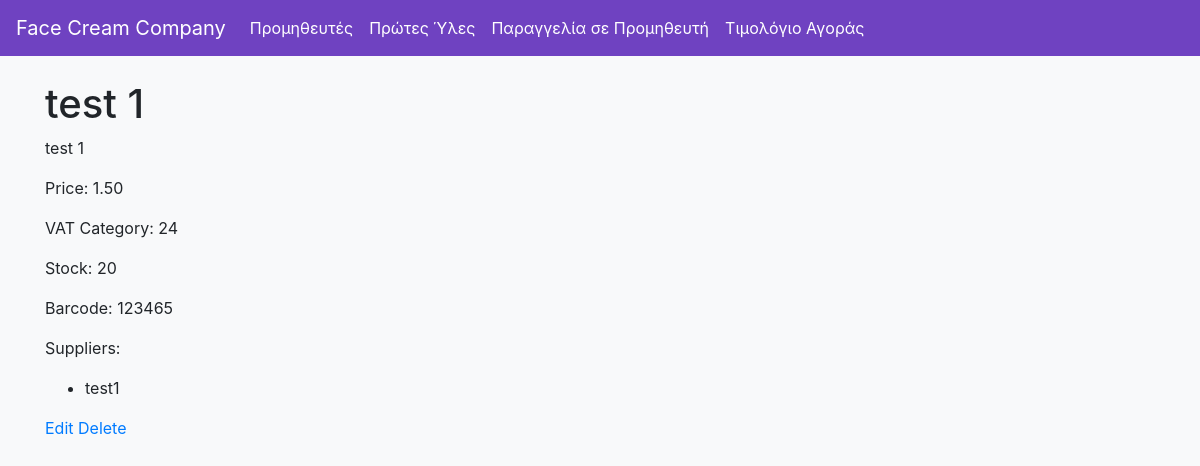
Page /api/rawmaterials/1/ on the earlier database version.
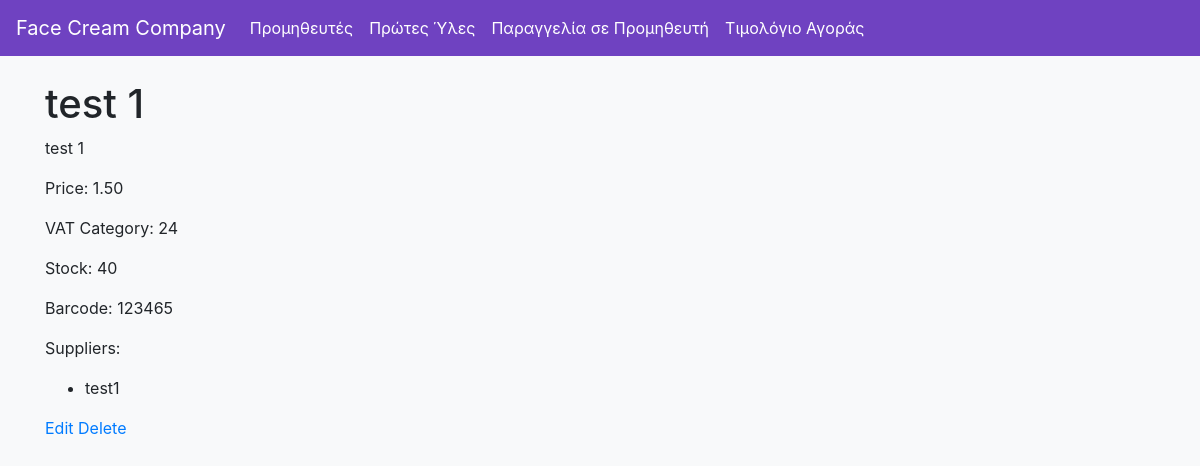
Same page on the later database version.
### raw_materials/models.py (models this page shows, shortened)
class RawMaterial(models.Model):
    code = models.CharField(max_length=20, unique=True)
    name = models.CharField(max_length=100)
    description = models.TextField()
    price = models.DecimalField(max_digits=10, decimal_places=2)
    vat_category = models.CharField(max_length=50)
    stock = models.IntegerField()
    barcode = models.CharField(max_length=50)
    suppliers = models.ManyToManyField(Supplier)

### raw_materials/views.py (the view)
# urls.py: path('rawmaterials/<int:pk>/', RawMaterialDetailView.as_view(), name='rawmaterial_detail'),
class RawMaterialDetailView(DetailView):
    model = RawMaterial
    template_name = 'raw_materials/rawmaterial_detail.html'
    context_object_name = 'rawmaterial'

### raw_materials/templates/raw_materials/rawmaterial_detail.html
{% extends 'base.html' %}
{% block content %}
<h1>{{ rawmaterial.name }}</h1>
<p>{{ rawmaterial.description }}</p>
<p>Price: {{ rawmaterial.price }}</p>
<p>VAT Category: {{ rawmaterial.vat_category }}</p>
<p>Stock: {{ rawmaterial.stock }}</p>
<p>Barcode: {{ rawmaterial.barcode }}</p>
<p>Suppliers:</p>
<ul>
    {% for supplier in rawmaterial.suppliers.all %}
        <li>{{ supplier.name }}</li>
    {% endfor %}
</ul>
<a href="{% url 'rawmaterial_update' rawmaterial.pk %}">Edit</a>
<a href="{% url 'rawmaterial_delete' rawmaterial.pk %}">Delete</a>
{% endblock %}

Differences in the rows shown:
changed RawMaterial "test 1": stock "20" → "40"
